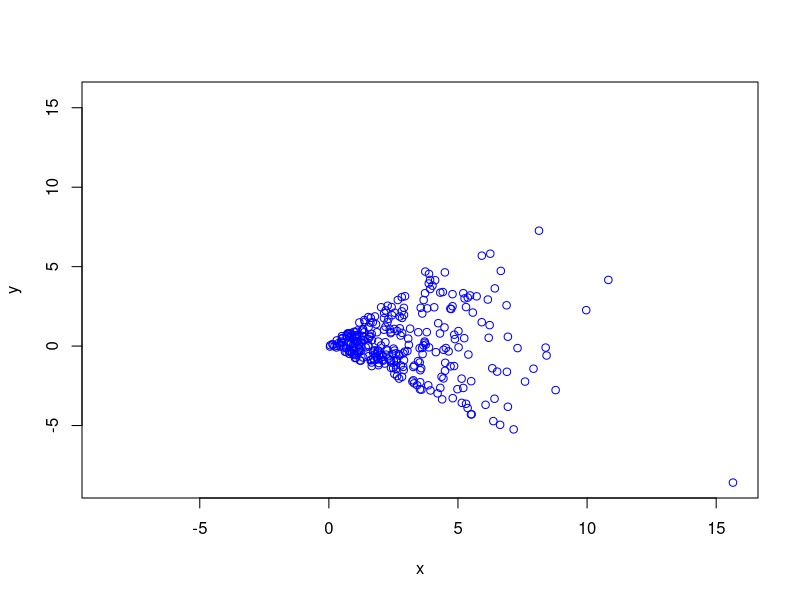
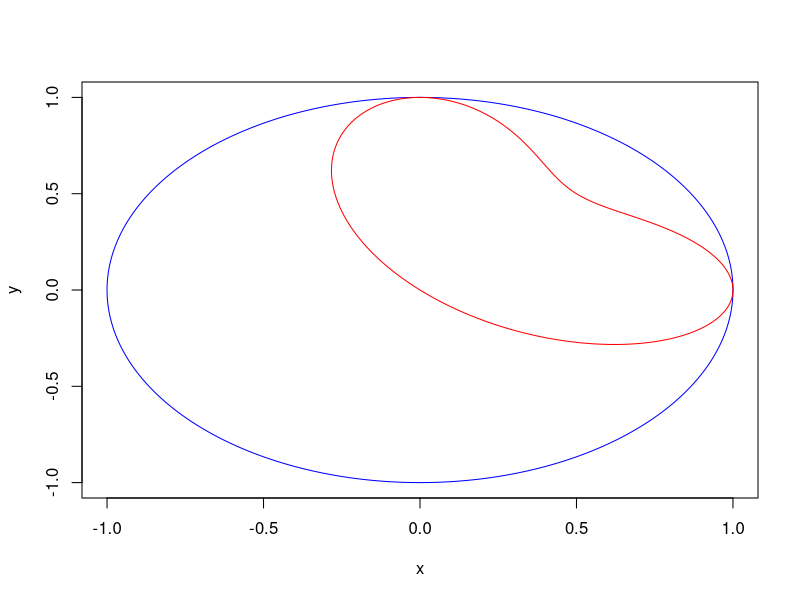

Reproduce these figures in R, in order.
# Stolen from handout


    c1 <- rexp(300)*2
    c2 <- rexp(300)*2
    theta <- .9
    x <- sin(theta)*c1 + cos(theta)*c2
    y <- sin(theta)*c2 - cos(theta)*c1
    range <- c(min(c(x,y)),max(c(x,y)))
    plot(x,y,col="blue",xlim=range,ylim=range)

    theta = 2*pi*(seq(0,1,.001))
    x <- sin(theta)
    y <- cos(theta)
    f <- x^3 + y^3
    plot(x,y,type="l",col="blue")
    lines(f*x, f*y,type="l",col="red")
